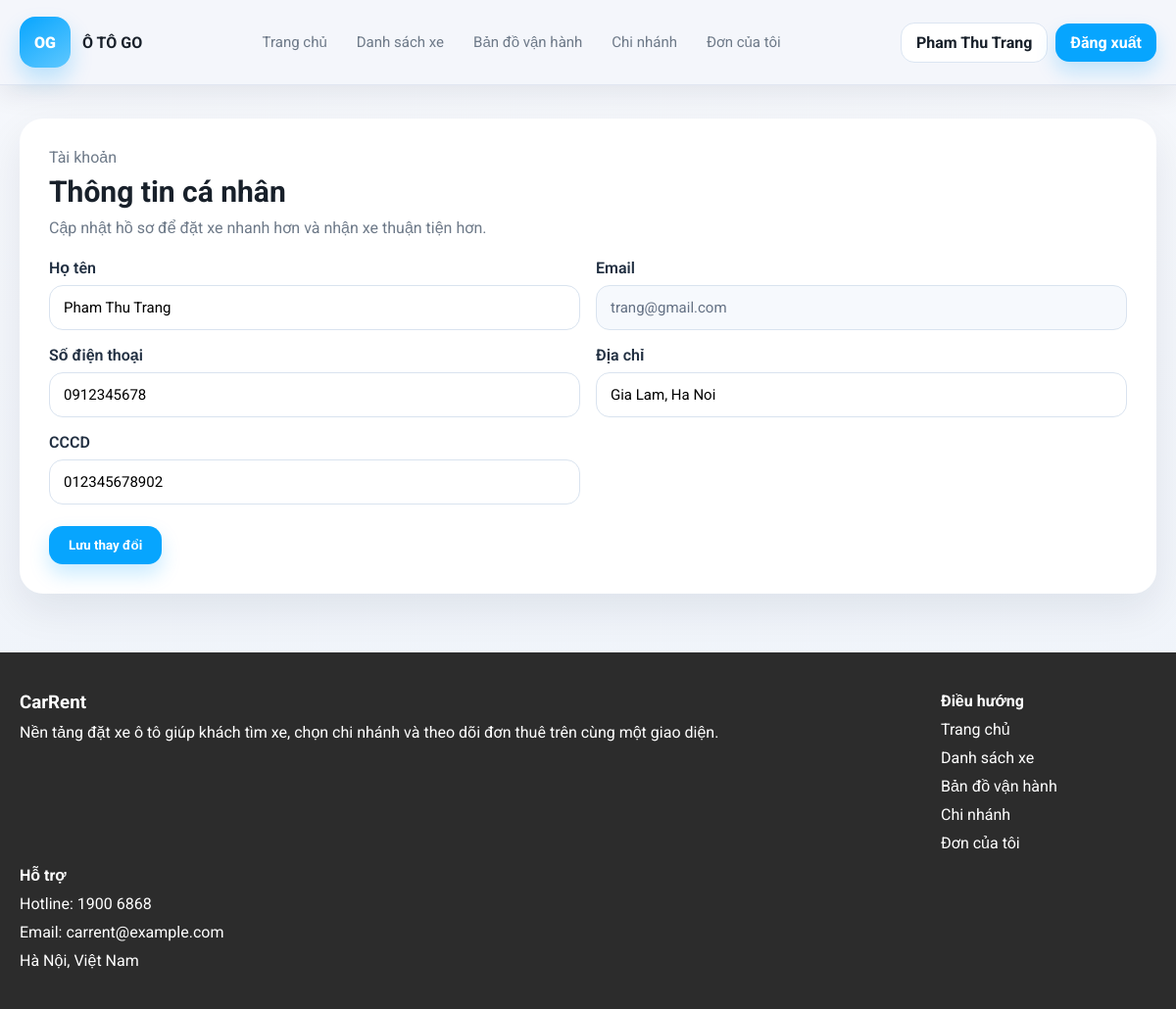
The page /index.php?chuyen_trang=taiKhoan (signed in) on the database its author committed.
### tables this page shows
CREATE TABLE nguoi_dung (
    id INT AUTO_INCREMENT PRIMARY KEY,
    ho_ten VARCHAR(150) NOT NULL,
    email VARCHAR(150) NOT NULL UNIQUE,
    mat_khau VARCHAR(255) NOT NULL,
    so_dien_thoai VARCHAR(20) DEFAULT NULL,
    dia_chi VARCHAR(255) DEFAULT NULL,
    cccd VARCHAR(20) DEFAULT NULL,
    vai_tro ENUM('admin', 'nguoi_cho_thue', 'khach_hang') NOT NULL DEFAULT 'khach_hang',
    created_at DATETIME DEFAULT CURRENT_TIMESTAMP
);

### includes/bootstrap.php (called while the page is built, shortened)
<?php
function esc($value)
{
    return htmlspecialchars((string) $value, ENT_QUOTES, "UTF-8");
}
?>

### taiKhoan.php (the view, shortened to what this page needs)
<?php
$idNguoiDung = (int) $_SESSION["idNguoiDung"];
$sqlNguoiDung = "SELECT * FROM nguoi_dung WHERE id = $idNguoiDung LIMIT 1";
$ketQuaNguoiDung = mysqli_query($conn, $sqlNguoiDung);
$nguoiDung = $ketQuaNguoiDung ? mysqli_fetch_assoc($ketQuaNguoiDung) : null;
?>
<section class="khung-trang-tai-khoan">
    <div class="main__content">
        <div class="hop-tai-khoan">
            <div class="dong-gioi-thieu-tai-khoan">
                <p>Tài khoản</p>
                <h2>Thông tin cá nhân</h2>
                <p>Cập nhật hồ sơ để đặt xe nhanh hơn và nhận xe thuận tiện hơn.</p>
            </div>
            <form action="" method="post">
                <div class="luoi-thong-tin-tai-khoan">
                    <div class="o-nhap-tai-khoan">
                        <label>Họ tên</label>
                        <input type="text" name="ho_ten" value="<?php echo esc($nguoiDung["ho_ten"]); ?>" required>
                    </div>
                    <div class="o-nhap-tai-khoan">
                        <label>Email</label>
                        <input type="email" value="<?php echo esc($nguoiDung["email"]); ?>" disabled>
                    </div>
                    <div class="o-nhap-tai-khoan">
                        <label>Số điện thoại</label>
                        <input type="text" name="so_dien_thoai" value="<?php echo esc($nguoiDung["so_dien_thoai"]); ?>">
                    </div>
                    <div class="o-nhap-tai-khoan">
                        <label>Địa chỉ</label>
                        <input type="text" name="dia_chi" value="<?php echo esc($nguoiDung["dia_chi"]); ?>">
                    </div>
                    <div class="o-nhap-tai-khoan">
                        <label>CCCD</label>
                        <input type="text" name="cccd" value="<?php echo esc($nguoiDung["cccd"]); ?>">
                    </div>
                </div>
                <button class="nut-luu-tai-khoan" type="submit">Lưu thay đổi</button>
            </form>
        </div>
    </div>
</section>

### includes/header.php (shortened to what this page needs)
<?php
$nguoiDungDangNhap = null;
$trangDangMo = $chuyenTrang ?? ($_GET["chuyen_trang"] ?? "trangChu");
if (isset($_SESSION["idNguoiDung"])) {
    $idNguoiDung = (int) $_SESSION["idNguoiDung"];
    $sqlLayNguoiDung = "SELECT * FROM nguoi_dung WHERE id = $idNguoiDung LIMIT 1";
    $ketQuaLayNguoiDung = mysqli_query($conn, $sqlLayNguoiDung);
    if ($ketQuaLayNguoiDung && mysqli_num_rows($ketQuaLayNguoiDung) > 0) {
        $nguoiDungDangNhap = mysqli_fetch_assoc($ketQuaLayNguoiDung);
    }
}
?>
<!DOCTYPE html>
<html lang="vi">
<head>
    <link rel="stylesheet" href="https://cdnjs.cloudflare.com/ajax/libs/font-awesome/6.5.2/css/all.min.css">
    <link
      rel="stylesheet"
      href="https://unpkg.com/leaflet@1.9.4/dist/leaflet.css"
    >
    <link rel="stylesheet" href="./assets/css/style.css">
</head>
<body>
    <header class="khung-menu-chinh">
        <div class="main__content">
            <div class="noi-dung-menu">
                <a href="./index.php?chuyen_trang=trangChu" class="thuong-hieu-trang">
                    <div class="logo-thuong-hieu">OG</div>
                    <div class="chu-thuong-hieu">
                        <strong>Ô TÔ GO</strong>
                    </div>
                </a>
                <nav class="cum-link-menu">
                    <a class="<?php echo $trangDangMo === "trangChu" ? "dang-mo" : ""; ?>" href="./index.php?chuyen_trang=trangChu">Trang chủ</a>
                    <a class="<?php echo $trangDangMo === "danhSachXe" ? "dang-mo" : ""; ?>" href="./index.php?chuyen_trang=danhSachXe">Danh sách xe</a>
                    <a class="<?php echo $trangDangMo === "banDoVanHanh" ? "dang-mo" : ""; ?>" href="./index.php?chuyen_trang=banDoVanHanh">Bản đồ vận hành</a>
                    <a class="<?php echo $trangDangMo === "chiNhanh" ? "dang-mo" : ""; ?>" href="./index.php?chuyen_trang=chiNhanh">Chi nhánh</a>
                    <a class="<?php echo $trangDangMo === "donCuaToi" ? "dang-mo" : ""; ?>" href="./index.php?chuyen_trang=donCuaToi">Đơn của tôi</a>
                </nav>
                <div class="cum-nut-menu">
                    <?php if ($nguoiDungDangNhap): ?>
                        <a class="nut-phu-trang" href="./index.php?chuyen_trang=taiKhoan"><?php echo esc($nguoiDungDangNhap["ho_ten"]); ?></a>
                        <a class="nut-trang-chu" href="./auth/dangXuat.php">Đăng xuất</a>
                    <?php else: ?>
                        <a class="nut-phu-trang" href="./auth/dangNhap.php">Đăng nhập</a>
                        <a class="nut-trang-chu" href="./auth/dangKy.php">Đăng ký</a>
                    <?php endif; ?>
                </div>
            </div>
        </div>
    </header>
    <main>

### assets/css/style.css (style rules this page uses)
:root { --primary-color: #07a5fe; --primary-dark: #0588d0; --dark-color: #2c2c2c; --bg-color: #f4f6fb; --card-color: #ffffff; --line-color: #dfe5f0; --text-color: #18202a; --muted-color: #6d7988; --warning-color: #ff9f43; --success-color: #16c47f; --danger-color: #ff5f5f; --info-color: #3a86ff; }
* { box-sizing: border-box; }
html { scroll-behavior: smooth; }
body { margin: 0; font-family: "Roboto", sans-serif; background: linear-gradient(180deg, #f6f8fc 0%, #edf2f9 100%); color: var(--text-color); }
a { color: inherit; text-decoration: none; }
button, input, select, textarea { font-family: inherit; }
button { border: 0; cursor: pointer; }
.main__content { width: min(1180px, calc(100vw - 40px)); margin: 0 auto; }

### includes/header.php (style rules this page uses)
:root { --primary-color: #07a5fe; --primary-dark: #0588d0; --dark-color: #2c2c2c; --bg-color: #f4f6fb; --card-color: #ffffff; --line-color: #dfe5f0; --text-color: #18202a; --muted-color: #6d7988; --warning-color: #ff9f43; --success-color: #16c47f; --danger-color: #ff5f5f; --info-color: #3a86ff; }
* { box-sizing: border-box; }
html { scroll-behavior: smooth; }
body { margin: 0; font-family: "Roboto", sans-serif; background: linear-gradient(180deg, #f6f8fc 0%, #edf2f9 100%); color: var(--text-color); }
a { color: inherit; text-decoration: none; }
button, input, select, textarea { font-family: inherit; }
button { border: 0; cursor: pointer; }
.main__content { width: min(1180px, calc(100vw - 40px)); margin: 0 auto; }
.khung-menu-chinh { position: sticky; top: 0; z-index: 1200; background: #f4f6fb; border-bottom: 1px solid rgba(223, 229, 240, 0.9); box-shadow: 0 10px 24px rgba(17, 31, 53, 0.08); }
.noi-dung-menu { min-height: 86px; display: grid; grid-template-columns: auto minmax(0, 1fr) auto; align-items: center; column-gap: 14px; }
.thuong-hieu-trang { display: flex; align-items: center; gap: 12px; flex: 0 0 auto; }
.logo-thuong-hieu { width: 52px; height: 52px; border-radius: 16px; display: grid; place-items: center; background: linear-gradient(145deg, var(--primary-color), #5fc8ff); color: #ffffff; font-weight: 900; box-shadow: 0 12px 22px rgba(7, 165, 254, 0.24); }
.chu-thuong-hieu strong { display: block; font-size: 16px; }
.chu-thuong-hieu { max-width: 190px; }
.cum-link-menu, .cum-nut-menu { display: flex; gap: 8px; align-items: center; flex-wrap: nowrap; }
.cum-link-menu { width: 100%; justify-content: center; min-width: 0; }
.cum-link-menu a { flex: 0 0 auto; padding: 10px 11px; border-radius: 999px; color: var(--muted-color); white-space: nowrap; font-size: 15px; }
.nut-trang-chu, .nut-phu-trang { display: inline-flex; align-items: center; justify-content: center; padding: 10px 15px; border-radius: 14px; font-weight: 700; white-space: nowrap; }
.nut-trang-chu { background: var(--primary-color); color: #ffffff; box-shadow: 0 10px 20px rgba(7, 165, 254, 0.22); }
.nut-phu-trang { background: #ffffff; color: var(--text-color); border: 1px solid #dbe5f2; }
.cum-nut-menu { justify-self: end; }

### taiKhoan.php (style rules this page uses)
.khung-trang-tai-khoan { padding: 34px 0 12px; }
.hop-tai-khoan { padding: 30px; border-radius: 24px; background: #ffffff; box-shadow: 0 16px 40px rgba(17, 31, 53, 0.08); }
.dong-gioi-thieu-tai-khoan { margin-bottom: 22px; }
.dong-gioi-thieu-tai-khoan p { margin: 0; color: var(--muted-color); }
.dong-gioi-thieu-tai-khoan h2 { margin: 8px 0 10px; font-size: 30px; }
.luoi-thong-tin-tai-khoan { display: grid; grid-template-columns: repeat(2, minmax(0, 1fr)); gap: 16px; }
.o-nhap-tai-khoan { display: flex; flex-direction: column; gap: 8px; }
.o-nhap-tai-khoan label { font-weight: 600; color: #223042; }
.o-nhap-tai-khoan input { width: 100%; padding: 13px 14px; border-radius: 14px; border: 1px solid #d9e3ef; background: #ffffff; font-size: 15px; }
.o-nhap-tai-khoan input[disabled] { background: #f6f9fd; color: #647184; }
.nut-luu-tai-khoan { display: inline-flex; align-items: center; justify-content: center; margin-top: 22px; padding: 12px 20px; border-radius: 14px; border: 0; background: var(--primary-color); color: #ffffff; font-weight: 700; box-shadow: 0 10px 20px rgba(7, 165, 254, 0.22); }

### rows shown on the page
nguoi_dung: ho_ten "Pham Thu Trang", email "trang@gmail.com", so_dien_thoai "0912345678", dia_chi "Gia Lam, Ha Noi", cccd "012345678902"
